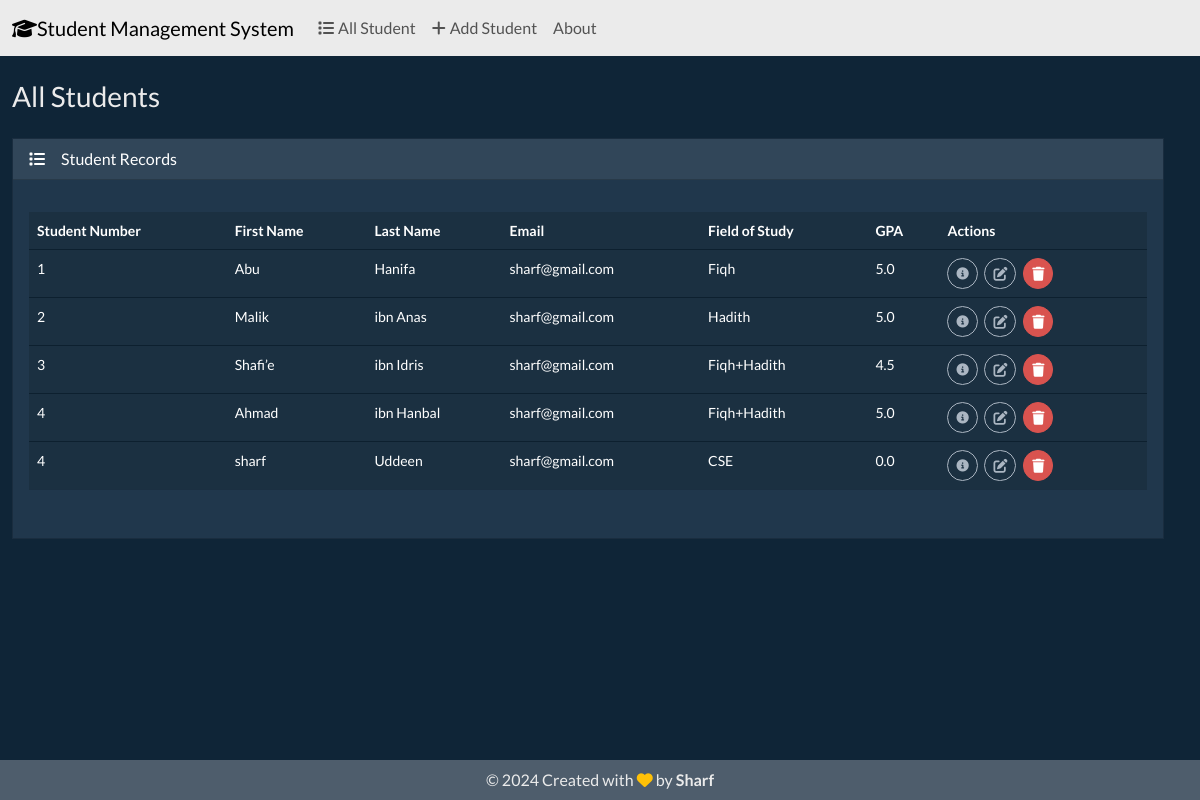
The page / on the database its author committed.
### students/models.py (models this page shows, shortened)
class Student(models.Model):
    student_number = models.PositiveIntegerField()
    first_name = models.CharField(max_length=50)
    last_name = models.CharField(max_length=50)
    email = models.EmailField(max_length=100)
    field_of_study = models.CharField(max_length=50)
    gpa = models.FloatField()

### students/views.py (the view)
# urls.py: path('', views.index, name = 'index'),
def index(request):
    return render(request, 'students/index.html', {
     'students': Student.objects.all()
    })

### students/templates/students/index.html (shortened to what this page needs)
{% extends "students/base.html" %}
{% block body %}
<h3 class="mt-4 mb-4">All Students </h3>
<div class="row">
  <div class="col-12">
    {% if students %}
    <div class="card text-white bg-dark mb-4 me-4">
      <div class="card-header"><i class="fa-solid fa-list me-3"></i>Student Records</div>
      <div class="card-body">
        <p class="card-text">
        <div class="table-responsive">
          <table class="table table-hover">
            <thead>
              <tr>
                <th scope="col">Student Number</th>
                <th scope="col">First Name</th>
                <th scope="col">Last Name</th>
                <th scope="col">Email</th>
                <th scope="col">Field of Study</th>
                <th scope="col">GPA</th>
                <th scope="col">Actions</th>
              </tr>
            </thead>
            <tbody>
              {% for student in students %}
              <tr>
                <td>{{ student.student_number }}</td>
                <td>{{ student.first_name }}</td>
                <td>{{ student.last_name }}</td>
                <td>{{ student.email }}</td>
                <td>{{ student.field_of_study }}</td>
                <td>{{ student.gpa }}</td>
                <td>
                  <button type="button" class="btn btn-outline-light rounded-5 btn-sm me-1"
                    href="{% url 'view_student' student.id %}" data-bs-toggle="modal"
                    data-bs-target="#mymodal{{student.id}}">
                  </button>
                  <a href="{% url 'edit' student.id %}" class="btn btn-outline-light rounded-5 btn-sm me-1">
                    <i class="fa-solid fa-pen-to-square"></i>
                  </a>
                  <button type="button" class="btn btn-danger rounded-5 btn-sm me-1" data-bs-toggle="modal"
                    data-bs-target="#delete{{student.id}}">
                    <i class="fa-solid fa-trash"></i>
                  </button>
                </td>
              </tr>
              {% endfor %}
            </tbody>
          </table>
        </div>
        </p>
      </div>
    </div>
  </div>
  {% else %}
  <h5 class=bg-none alert-primary mt-4 mb-4> No Student Records </h5>
  {% endif %}
</div>
{% endblock %}

### students/templates/students/base.html (shortened to what this page needs)
{% load static %}
<!DOCTYPE html>
<html>
    <head>
        <link rel="stylesheet" href="{% static 'css/bootstrap.min.css' %}">
        <link rel="stylesheet" href="https://cdnjs.cloudflare.com/ajax/libs/font-awesome/6.7.1/css/all.min.css" />
    </head>
    <body class = "d-flex flex-column min-vh-100">
        <nav class="navbar navbar-expand-lg bg-body-tertiary">
            <div class="container-fluid">
              <a class="navbar-brand" href="{% url 'index'%}">
                <i class="fa-solid fa-graduation-cap"></i>Student Management System</a>
              <div class="collapse navbar-collapse" id="navbarColor04">
                <ul class="navbar-nav me-auto">
                  <li class="nav-item">
                    <a class="nav-link" href="{% url 'index' %}"><i class="fa-solid fa-list me-1"></i>All Student</a>
                  </li>
                  <li class="nav-item">
                    <a class="nav-link" href="{% url 'add' %}"><i class="fa-solid fa-plus me-1"></i>Add Student</a>
                  </li>
                  <li class="nav-item">
                    <a class="nav-link" href="#">About</a>
                  </li>
                </ul>
              </div>
            </div>
          </nav>
          <div class = "container-fluid">
            {% block body%}
            {% endblock%}
          </div>
          <footer class = "mt-auto p-2 bg-secondary">
            <div class = "text-center">
                <span>
                    &copy; <script>document.write(new Date().getFullYear())</script> Created with <i class="fa-solid fa-heart text-warning"></i> by <strong>Sharf</strong>
                </span>
            </div>
        </footer>
    </body>
</html>

### rows shown on the page
Student: student_number "1", first_name "Abu", last_name "Hanifa", email "sharf@gmail.com", field_of_study "Fiqh", gpa "5.0"
Student: student_number "2", first_name "Malik", last_name "ibn Anas", email "sharf@gmail.com", field_of_study "Hadith", gpa "5.0"
Student: student_number "3", first_name "Shafi’e", last_name "ibn Idris", email "sharf@gmail.com", field_of_study "Fiqh+Hadith", gpa "4.5"
Student: student_number "4", first_name "Ahmad", last_name "ibn Hanbal", email "sharf@gmail.com", field_of_study "Fiqh+Hadith", gpa "5.0"
Student: student_number "4", first_name "sharf", last_name "Uddeen", email "sharf@gmail.com", field_of_study "CSE", gpa "0.0"
